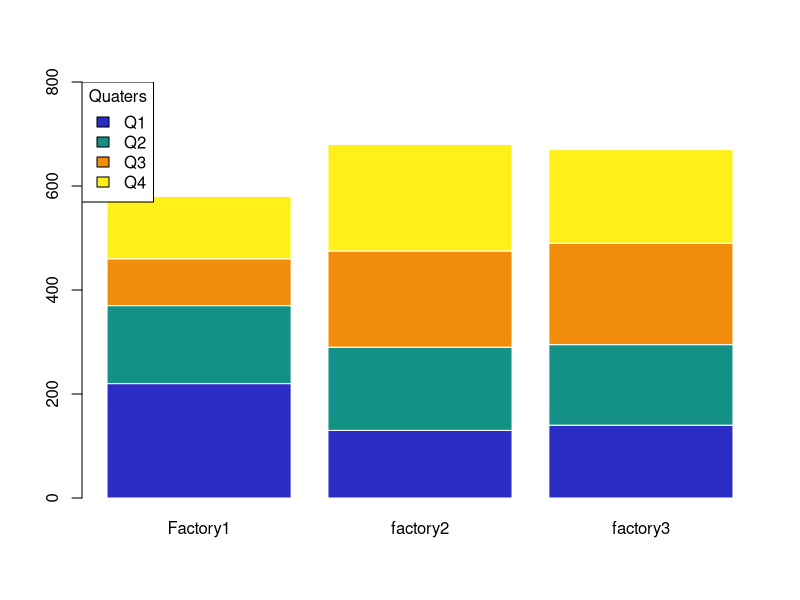

Here is the R script that generated this plot:
q1 <- c(220, 130, 140)
q2 <- c(150, 160, 155)
q4 <- c(120, 205, 180)
q3 <- c(90, 185, 195)

factories <- c("Factory1", "factory2", "factory3")

quater <- rbind(q1, q2, q3, q4)
bp <- barplot(
  quater,
  beside = FALSE,
  ylim = c(0, 800),
  col = c("#2b2bc5", "#149187", "#f18d0a", "#fff017"),
  border = 0,
  names.arg = factories
)

legend(
  "topleft",
  legend = c("Q1", "Q2", "Q3", "Q4"),
  fill = c("#2b2bc5", "#149187", "#f18d0a", "#fff017"),
  title = "Quaters"
)
